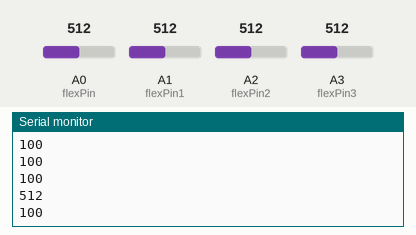
Simulated run of this sketch. Board: Arduino Uno, built with avr-gcc and run on an emulated ATmega328P. Shown: the last lines printed to the serial monitor. The inputs (shaded band) are chosen by the test bench; at power-on: A2 (flexPin2) = 512, A1 (flexPin1) = 512, A3 (flexPin3) = 512, A0 (flexPin) = 512.

Above: at 3.8 s.
3.9 s: A2 (flexPin2) set to 716
At 6.9 s:
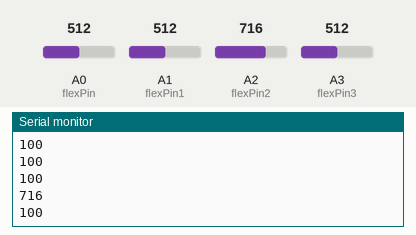
7.8 s: A1 (flexPin1) set to 306
At 10.3 s:
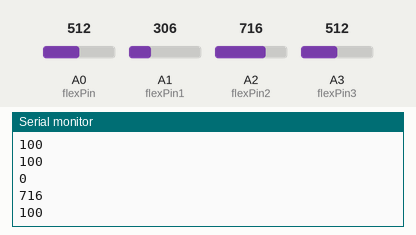
11.7 s: A3 (flexPin3) set to 306
At 12.7 s:
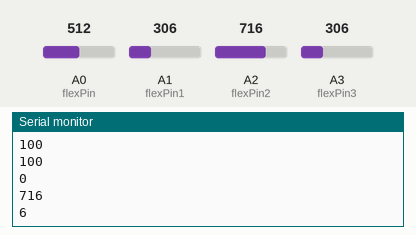
15.6 s: A2 (flexPin2) set to 992
At 18.5 s:
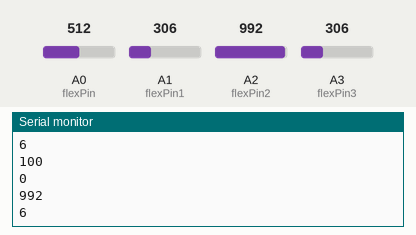
Timing chart, 0 to 20.0 s (numbered marks = the images above; inputs shaded):
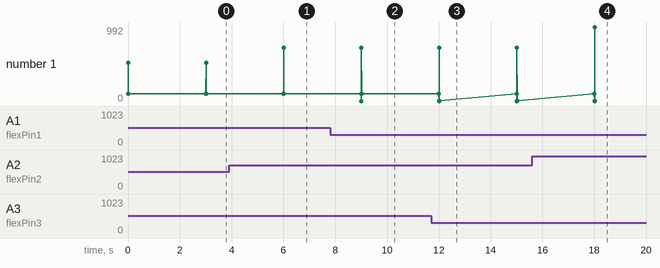

The sketch:

flex_sensor_basic.ino
```cpp
const int flexPin = A0; //pin A0 to read analog input
const int flexPin1 = A1;
const int flexPin2 = A2;
const int flexPin3 = A3;
//Variables:
int value;
int value1;
int value2;
int value3;//save analog value
/*TAKE CARE OF MAPPING FUNCTION
 * IT WILL CHANGE ACCORDING TO THE RESISTANCE
 * USE THE SENSORS IN VOLTAGE DIVIDER CIRCUITS ONLY
 */
void setup(){

  Serial.begin(9600);       //Begin serial communication

}

void loop(){

  value = analogRead(flexPin);         //Read and save analog value from potentiometer
  value = constrain(value, 200,300);
  //Serial.println(value);               //Print value
  value = map(value, 200, 300, 0, 100 );//Map value 0-1023 to 0-255 (PWM)
  //Serial.println("Mapped value:");
  value = constrain(value,0,100);
  Serial.println(value);

    value1 = analogRead(flexPin1);         //Read and save analog value from potentiometer
  value1 = constrain(value1, 400,500);
//  //Serial.println(value);               //Print value
 value1 = map(value1, 400, 500, 0, 100 );//Map value 0-1023 to 0-255 (PWM)
//  //Serial.println("Mapped value:");
  value1 = constrain(value1,0,100);
  Serial.println(value1);

    value2 = analogRead(flexPin2);         //Read and save analog value from potentiometer
   //value2 = constrain(value2, 200,300);
//  //Serial.println(value);               //Print value
  //value2 = map(value2, 200, 300, 0, 100 );//Map value 0-1023 to 0-255 (PWM)
//  //Serial.println("Mapped value:");
  //value2 = constrain(value2,0,100);
  Serial.println(value2);

    value3 = analogRead(flexPin3);         //Read and save analog value from potentiometer
  value3 = constrain(value3, 300,400);
  //Serial.println(value);               //Print value
  value3 = map(value3, 300, 400, 0, 100 );//Map value 0-1023 to 0-255 (PWM)
  //Serial.println("Mapped value:");
  value3 = constrain(value3,0,100);
  Serial.println(value3);

  delay(3000);                          //Small delay

}
```

Measured:
- after the input at 3.9 s, the serial monitor: prints a new line after 2.1 s (image 1)
- after the input at 7.8 s, the serial monitor: prints a new line after 1.2 s (image 2)
- after the input at 11.7 s, the serial monitor: prints a new line after 0.32 s (image 3)
- after the input at 15.6 s, the serial monitor: prints a new line after 2.4 s (image 4)
- plotted number 1: 100 → 6 after the input at 11.7 s
